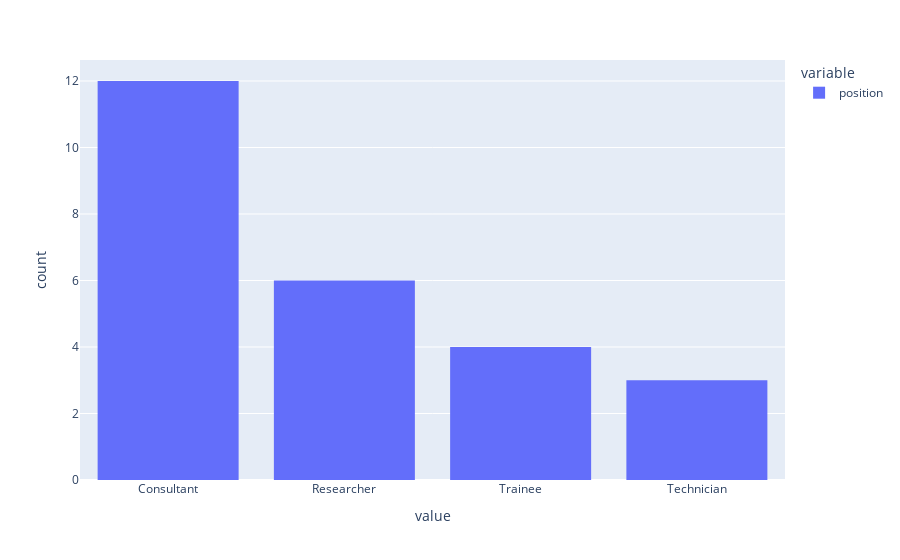

Source (notebook cell):
### Code cell
pd.set_option('display.max_colwidth', None)
px.histogram(new_user_df['position'].replace(
    {
        "Assisting physician (Assistenzarzt) for pathology/neuropathology" : "Trainee",
        "Trainee (Assistenzarzt) in pathology/neuropathology" : "Trainee",
        "Trainee (Assistenzärztin*arzt) in pathology/neuropathology" : "Trainee",
        "Consultant (Facharzt) for pathology/neuropathology" : "Consultant",
        "Consultant (Fachärztin*arzt) for pathology/neuropathology" : "Consultant",
        "Researcher in pathology/neuropathology" : "Researcher",
        "Technician (MTA) for pathology/neuropathology" : "Technician"
    }
)).update_xaxes(categoryorder="total descending")

### Figure 1 — Plotly figure (JSON) as saved in the notebook; plotly's stock layout.template omitted (floating-point values rounded to 4 significant figures)
{"data": [{"alignmentgroup": "True", "bingroup": "x", "hovertemplate": "variable=position<br>value=%{x}<br>count=%{y}<extra></extra>", "legendgroup": "position", "marker": {"color": "#636efa", "pattern": {"shape": ""}}, "name": "position", "offsetgroup": "position", "orientation": "v", "showlegend": true, "type": "histogram", "x": ["Trainee", "Researcher", "Researcher", "Technician", "Trainee", "Consultant", "Researcher", "Consultant", "Consultant", "Consultant", "Consultant", "Consultant", "Researcher", "Researcher", "Technician", "Researcher", "Consultant", "Technician", "Consultant", "Consultant", "Trainee", "Consultant", "Consultant", "Trainee", "Consultant"], "xaxis": "x", "yaxis": "y"}], "layout": {"barmode": "relative", "legend": {"title": {"text": "variable"}, "tracegroupgap": 0}, "margin": {"t": 60}, "xaxis": {"anchor": "y", "categoryorder": "total descending", "domain": [0, 1], "title": {"text": "value"}}, "yaxis": {"anchor": "x", "domain": [0, 1], "title": {"text": "count"}}}}
